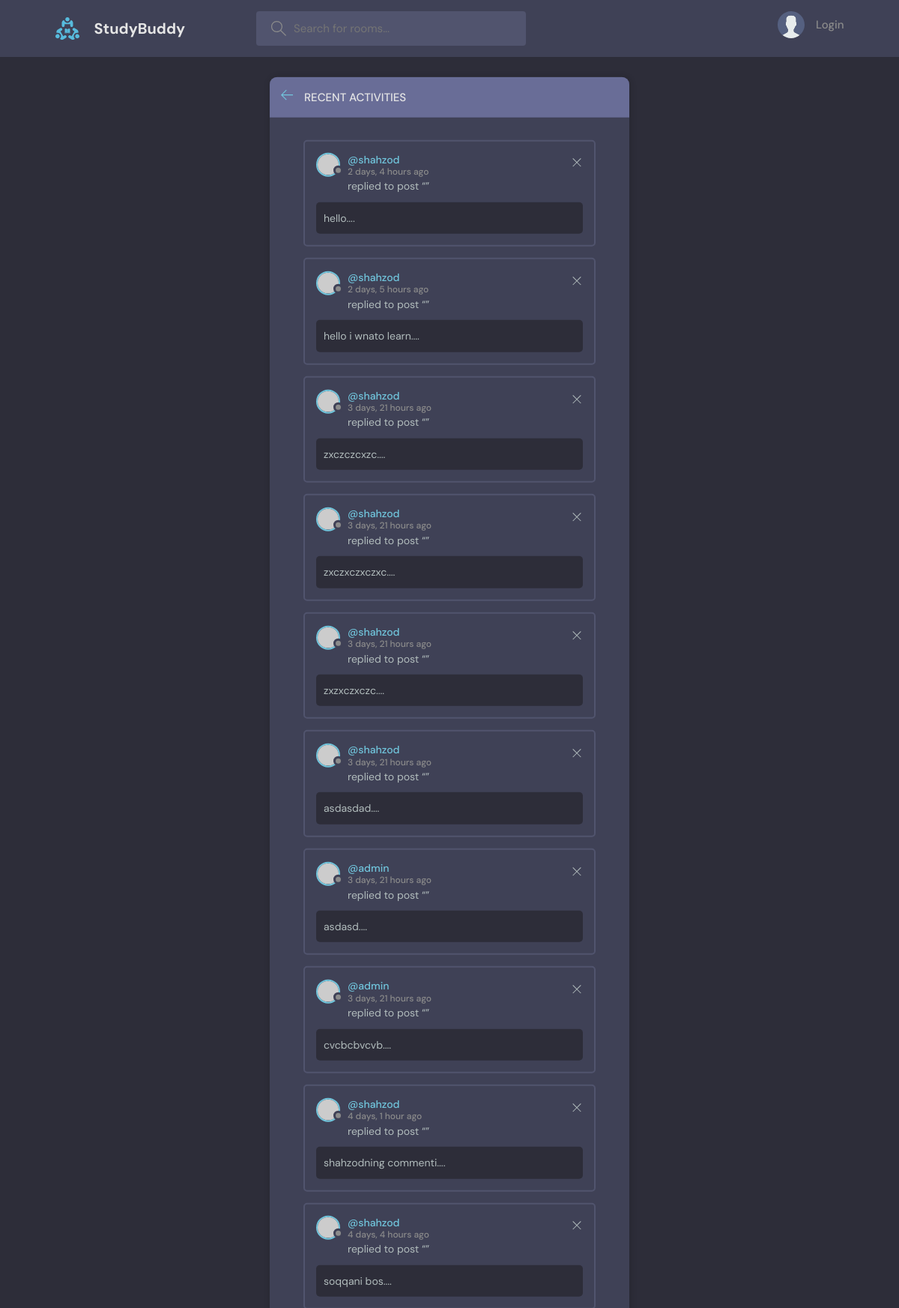
The page /activities/ on the database its author committed.
### base/models.py (models this page shows, shortened)
class Message(models.Model):
    room = models.ForeignKey(Room,on_delete = models.SET_NULL,null=True)
    body = models.TextField()
    updated = models.DateTimeField(auto_now = True)
    created = models.DateTimeField(auto_now_add = True)
    user  = models.ForeignKey(User,on_delete = models.CASCADE)
    class Meta:
        ordering = ['-created','updated']

### base/views.py (the view)
# urls.py: path('activities/',views.all_activity,name = 'activities'),
def all_activity(request):
    room_message = Message.objects.all()
    return render(request,'base/activity_all.html',{'room_message':room_message})

### templates/base/activity_all.html
{% extends 'main.html' %}
{% block content %}
    <main class="layout">
      <div class="container">
        <div class="layout__box">
          <div class="layout__boxHeader">
            <div class="layout__boxTitle">
              <a href="{% url 'home' %}">
                <svg version="1.1" xmlns="http://www.w3.org/2000/svg" width="32" height="32" viewBox="0 0 32 32">
                  <title>arrow-left</title>
                  <path
                    d="M13.723 2.286l-13.723 13.714 13.719 13.714 1.616-1.611-10.96-10.96h27.625v-2.286h-27.625l10.965-10.965-1.616-1.607z"
                  ></path>
                </svg>
              </a>
              <h3>Recent Activities</h3>
            </div>
          </div>
          <div class="activities-page layout__body">
            {% for message in room_message %}
            <div class="activities__box">
              <div class="activities__boxHeader roomListRoom__header">
                <a href="profile.html" class="roomListRoom__author">
                  <div class="avatar avatar--small">
                    <img src="https://randomuser.me/api/portraits/women/11.jpg" />
                  </div>
                  <p>
                    @{{message.user.username}}
                    <span>{{message.created|timesince}} ago</span>
                  </p>
                </a>
                <div class="roomListRoom__actions">
                  <a href="{% url 'delete_comment' message.id %}">
                    <svg version="1.1" xmlns="http://www.w3.org/2000/svg" width="32" height="32" viewBox="0 0 32 32">
                      <title>remove</title>
                      <path
                        d="M27.314 6.019l-1.333-1.333-9.98 9.981-9.981-9.981-1.333 1.333 9.981 9.981-9.981 9.98 1.333 1.333 9.981-9.98 9.98 9.98 1.333-1.333-9.98-9.98 9.98-9.981z"
                      ></path>
                    </svg>
                  </a>
                </div>
              </div>
              <div class="activities__boxContent">
                <p>replied to post “<a href="room.html">{{message.topic}}</a>”</p>
                <div class="activities__boxRoomContent">
                  {{message.body}}....
                </div>
              </div>
            </div>
            {% endfor %}
          </div>
        </div>
      </div>
    </main>
{% endblock %}

### static/styles/style.css (style rules this page uses)
:root { --color-main: #71c6dd; --color-main-light: #e1f6fb; --color-dark: #3f4156; --color-dark-medium: #51546e; --color-dark-light: #696d97; --color-light: #e5e5e5; --color-gray: #8b8b8b; --color-light-gray: #b2bdbd; --color-bg: #2d2d39; --color-success: #5dd693; --color-error: #fc4b0b; }
* { font-family: "DM Sans", -apple-system, BlinkMacSystemFont, "Segoe UI", Roboto, Oxygen, Ubuntu, Cantarell, "Open Sans", "Helvetica Neue", sans-serif; margin: 0; padding: 0; box-sizing: border-box; text-rendering: optimizeLegibility; font-size: inherit; }
html { font-size: 56.25%; }
@media only screen and (min-width: 1200px) { html { font-size: 62.5%; } }
body { line-height: 1.6; font-weight: 400; font-size: 1.5rem; color: var(--color-light-gray); background-color: var(--color-bg); min-height: 100vh; }
img { width: 100%; }
a { display: inline-block; color: var(--color-main); text-decoration: none; }
.container { max-width: 120rem; width: 90%; margin: auto; }
.avatar { position: relative; display: inline-block; border-radius: 50%; border: 2px solid var(--color-main); }
.avatar img { display: block; border-radius: 50%; object-fit: cover; object-position: center; }
.avatar::after { content: ""; display: block; position: absolute; background-color: var(--color-gray); z-index: 111; border-radius: 50%; border: 0.3rem solid var(--color-dark); }
.avatar.avatar--small img { width: 2.8rem; height: 2.8rem; }
.avatar.avatar--small:after { width: 0.7rem; height: 0.7rem; bottom: 0px; right: -6px; }
.layout { margin-top: 2.4rem; }
.layout > .container { display: flex; justify-content: space-between; align-items: flex-start; }
.layout__box { width: 90%; max-width: 48rem; min-height: 40rem; position: absolute; top: 50%; left: 50%; transform: translate(-50%, -46%); background-color: var(--color-dark); border-radius: 1rem; box-shadow: 1px 1px 6px 3px rgba(0, 0, 0, 0.1); overflow: hidden; }
.layout__boxHeader { display: flex; padding: 1.5rem; background-color: var(--color-dark-light); }
.layout__boxTitle { display: flex; gap: 1.5rem; align-items: center; }
.layout__boxTitle h3 { text-transform: uppercase; font-weight: 500; color: var(--color-light); }
.layout__boxTitle svg { width: 1.6rem; height: 1.6rem; fill: var(--color-main); }
.layout__body { margin: 3rem; }
.roomListRoom__header { display: flex; justify-content: space-between; align-items: center; }
.roomListRoom__author { font-weight: 500; display: flex; align-items: center; gap: 1rem; }
.roomListRoom__actions { display: flex; align-items: flex-start; gap: 1rem; position: relative; }
.roomListRoom__actions svg { fill: var(--color-main); width: 1.6rem; height: 1.6rem; }
.activities__box { margin: 1.5rem; padding: 1.5rem; border: 2px solid var(--color-dark-medium); border-radius: 5px; }
.activities__boxHeader p { font-size: 1.4rem; line-height: 1.3; }
.activities__boxHeader p span { color: var(--color-gray); font-size: 1.2rem; display: block; }
.activities__boxContent { margin-left: 4.2rem; }
.activities__boxContent { font-size: 1.4rem; }
.activities__boxRoomContent { background: var(--color-bg); padding: 1rem; border-radius: 5px; margin-top: 1rem; margin-left: -4.2rem; }
.roomListRoom__actions svg { fill: var(--color-light-gray); }

### rows shown on the page
Message: user.username "shahzod", created "2 days, 4 hours", body "hello"
Message: user.username "shahzod", created "2 days, 5 hours", body "hello i wnato learn"
Message: user.username "shahzod", created "3 days, 21 hours", body "zxczczcxzc"
Message: user.username "shahzod", created "3 days, 21 hours", body "zxczxczxczxc"
Message: user.username "shahzod", created "3 days, 21 hours", body "zxzxczxczc"
Message: user.username "shahzod", created "3 days, 21 hours", body "asdasdad"
Message: user.username "admin", created "3 days, 21 hours", body "asdasd"
Message: user.username "admin", created "3 days, 21 hours", body "cvcbcbvcvb"
Message: user.username "shahzod", created "4 days, 1 hour", body "shahzodning commenti"
Message: user.username "shahzod", created "4 days, 4 hours", body "soqqani bos"
